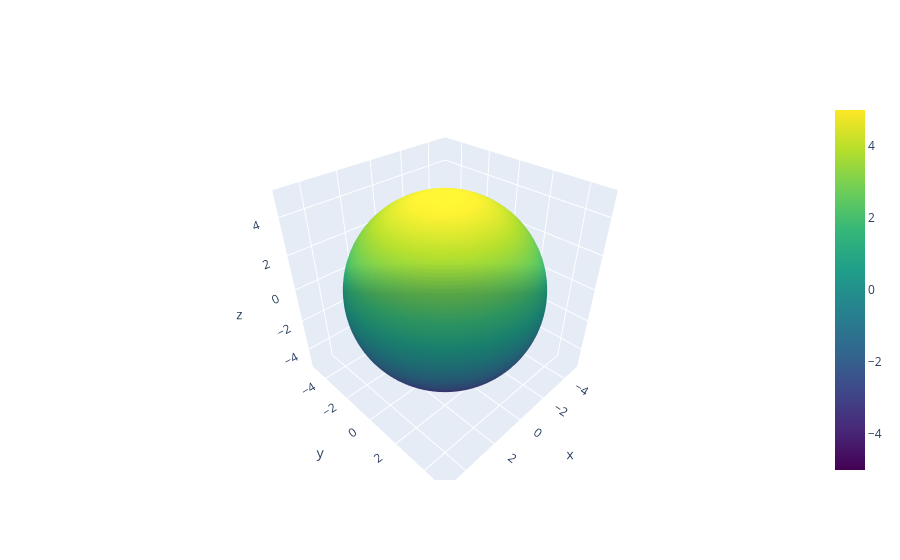

Notebook cell for this chart:
### Code cell
import numpy as np
import plotly.graph_objects as go

r = 5

theta = np.linspace(0, np.pi, 100)
phi = np.linspace(0, 2*np.pi, 100)

theta, phi = np.meshgrid(theta, phi)

x = r * np.sin(theta) * np.cos(phi)
y = r * np.sin(theta) * np.sin(phi)
z = r * np.cos(theta)

fig = go.Figure(
    data=[
        go.Surface(
            x=x,
            y=y,
            z=z,
            colorscale='Viridis'
        )
    ]
)

fig.update_layout(
    scene=dict(
        aspectmode='data'
    )
)

fig.show()

### Figure 1 — Plotly figure (JSON) as saved in the notebook; plotly's stock layout.template omitted (floating-point values rounded to 4 significant figures; data arrays with more than 128 entries replaced by an {"elided": "..."} marker saying what was removed)
{"data": [{"colorscale": [[0, "#440154"], [0.1111, "#482878"], [0.2222, "#3e4989"], [0.3333, "#31688e"], [0.4444, "#26828e"], [0.5556, "#1f9e89"], [0.6667, "#35b779"], [0.7778, "#6ece58"], [0.8889, "#b5de2b"], [1, "#fde725"]], "type": "surface", "x": {"elided": "100x100 float values"}, "y": {"elided": "100x100 float values"}, "z": {"elided": "100x100 float values"}}], "layout": {"scene": {"aspectmode": "data"}}}
